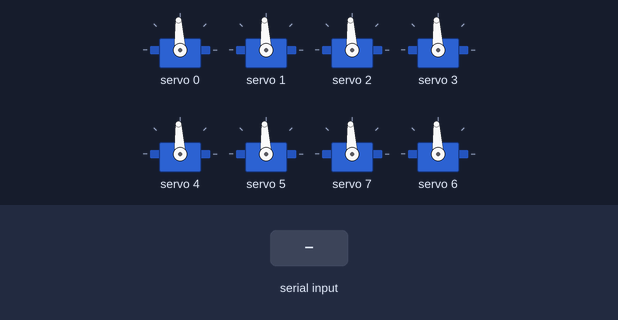
This sketch was run on a simulated Arduino Uno, built with avr-gcc and run on an emulated ATmega328P. Parts: 8 × servo. The inputs (shaded band) are chosen by the test bench.

Above: at 1.2 s.
1.3 s: "S7 120\n" received over Serial
At 2.5 s:
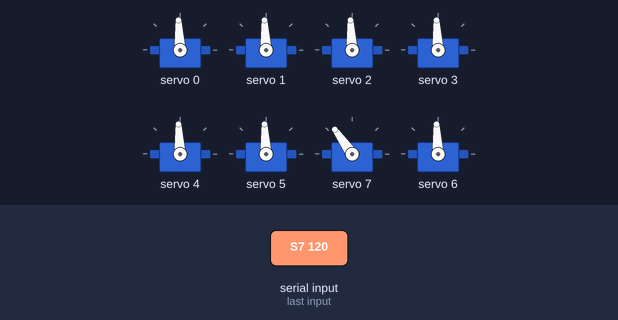
Timing chart, 0 to 4.3 s (numbered marks = the images above; inputs shaded):
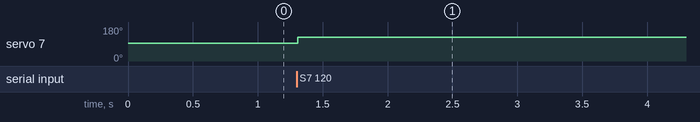

Measured:
- after the input at 1.3 s, servo 7: 93° → 125° at once

The sketch:

BrazoRobotico5.0_arduino_code.ino
```cpp
#include <Wire.h>
#include <Adafruit_PWMServoDriver.h>

Adafruit_PWMServoDriver pwm = Adafruit_PWMServoDriver();

// Constantes
const int TOTAL_SERVOS = 7;
const int MIN_SERVO_VALUE = 0;
const int MAX_SERVO_VALUE = 180;
const int MIN_SPEED_VALUE = 0;
const int MAX_SPEED_VALUE = 100;
const int NO_SMOOTH_THRESHOLD = 50;

// Mapeo de servos a canales del shield
const int servoChannels[TOTAL_SERVOS] = {0, 1, 2, 3, 4, 5, 7}; // Garra, Muñeca1, Muñeca2, BrazoSup, BrazoInf, Antebrazo, Base
const int LINKED_SERVO_CHANNEL = 6; // folgt Servo auf Channel 5 gleichlaufend

// Rangos de pulso para los servos (500-2500µs)
const int SERVO_MIN_PULSE = 500;
const int SERVO_MAX_PULSE = 2500;
const int PULSE_FREQ = 50;
const bool LINKED_SERVO_INVERT_DIRECTION = true;

// Variables de control
float currentPositions[TOTAL_SERVOS];
float targetPositions[TOTAL_SERVOS];
int currentSpeed = 50;
bool autoMode = false;
bool isMoving = false;
int receivedPositions = 0;
String inputBuffer = "";
bool inputComplete = false;
int lastPulseByChannel[16];

// Valores ajustables para control de velocidad
const float MAX_SMOOTH_FACTOR = 0.05;
const int MIN_DELAY = 10;
const int MAX_DELAY = 50;
const float THRESHOLD = 0.5;

int angleToPulse(float angle) {
  int pulse = map(round(angle), 0, 180, SERVO_MIN_PULSE, SERVO_MAX_PULSE);
  return map(pulse, 0, 20000, 0, 4096);
}

float getSmoothFactor() {
  // Si la velocidad es menor o igual a 50, no hay suavizado
  if (currentSpeed <= NO_SMOOTH_THRESHOLD) {
    return 1.0; // Factor que elimina el suavizado
  }
  // Para velocidades mayores a 50, el suavizado es proporcional a la velocidad
  // Cuanto menor sea la velocidad, más rápido será el suavizado
  float speedRatio = (currentSpeed - NO_SMOOTH_THRESHOLD) / (float)(MAX_SPEED_VALUE - NO_SMOOTH_THRESHOLD);
  float adjustedSmoothFactor = MAX_SMOOTH_FACTOR * (1 + (1 - speedRatio));
  return adjustedSmoothFactor;
}

int getMovementDelay() {
  return map(currentSpeed, 0, 100, MAX_DELAY, MIN_DELAY);
}

void setServoAngleIfChanged(int channel, float angle) {
  int pulse = angleToPulse(angle);
  if (lastPulseByChannel[channel] != pulse) {
    pwm.setPWM(channel, 0, pulse);
    lastPulseByChannel[channel] = pulse;
  }
}

float mapAngleForLinkedServo(float sourceAngle) {
  if (LINKED_SERVO_INVERT_DIRECTION) {
    return MAX_SERVO_VALUE - sourceAngle;
  }
  return sourceAngle;
}

void setLinkedServoFromSource(float sourceAngle) {
  float linkedAngle = constrain(mapAngleForLinkedServo(sourceAngle), MIN_SERVO_VALUE, MAX_SERVO_VALUE);
  setServoAngleIfChanged(LINKED_SERVO_CHANNEL, linkedAngle);
}

void setup() {
  Serial.begin(9600);
  inputBuffer.reserve(200);

  pwm.begin();
  pwm.setPWMFreq(PULSE_FREQ);
  Wire.setClock(400000);

  for (int i = 0; i < 16; i++) {
    lastPulseByChannel[i] = -1;
  }

  // Inicializar posiciones
  for (int i = 0; i < TOTAL_SERVOS; i++) {
    currentPositions[i] = 90;
    targetPositions[i] = 90;
    setServoAngleIfChanged(servoChannels[i], 90);
  }
  setLinkedServoFromSource(90);
}

void loop() {
  if (inputComplete) {
    processSerialCommand(inputBuffer);
    inputBuffer = "";
    inputComplete = false;
  }

  if (autoMode && isMoving) {
    bool allReached = true;
    float smoothFactor = getSmoothFactor();

    for (int i = 0; i < TOTAL_SERVOS; i++) {
      float diff = targetPositions[i] - currentPositions[i];

      if (abs(diff) > THRESHOLD) {
        allReached = false;

        if (currentSpeed <= NO_SMOOTH_THRESHOLD) {
          // Movimiento seco para velocidades <= 50
          float step = (diff > 0) ? min(diff, 1.0) : max(diff, -1.0);
          currentPositions[i] += step;
        } else {
          // Suavizado ajustado según la velocidad
          float step = diff * smoothFactor;
          float maxStep = 2.0 * (currentSpeed / 100.0);
          if (abs(step) > maxStep) {
            step = (step > 0) ? maxStep : -maxStep;
          }
          currentPositions[i] += step;
        }

        // Aseguramos que no nos pasemos del objetivo
        if ((diff > 0 && currentPositions[i] > targetPositions[i]) ||
            (diff < 0 && currentPositions[i] < targetPositions[i])) {
          currentPositions[i] = targetPositions[i];
        }

        if (i == 5) { // Servo del antebrazo -> Channel 6 folgt Channel 5 (ggf. invertiert)
          setLinkedServoFromSource(currentPositions[i]);
        }

        setServoAngleIfChanged(servoChannels[i], currentPositions[i]);
      }
    }

    if (allReached) {
      isMoving = false;
      Serial.println("DONE");
    }

    delay(getMovementDelay());
  }
}

void processSerialCommand(String command) {
  command.trim();

  // Erweiterung für UART-Bridge/Test-Demo:
  // Erlaubt alternative Form: "S7 120" zusätzlich zum bestehenden "7 120"
  if (command.startsWith("S") && command.length() > 1 && isDigit(command.charAt(1))) {
    command = command.substring(1);
  }

  if (command.startsWith("MODE")) {
    autoMode = command.substring(5).toInt() == 1;
    if (autoMode) {
      receivedPositions = 0;
      isMoving = false;
    }
    return;
  }

  if (command.startsWith("SPD")) {
    int speed = command.substring(4).toInt();
    if (speed >= MIN_SPEED_VALUE && speed <= MAX_SPEED_VALUE) {
      currentSpeed = speed;
    }
    return;
  }

  int spaceIndex = command.indexOf(' ');
  if (spaceIndex != -1) {
    int servoIndex = command.substring(0, spaceIndex).toInt() - 1;
    float position = command.substring(spaceIndex + 1).toFloat();

    if (servoIndex >= 0 && servoIndex < TOTAL_SERVOS &&
        position >= MIN_SERVO_VALUE && position <= MAX_SERVO_VALUE) {

      targetPositions[servoIndex] = position;

      if (!autoMode) {
        if (abs(position - currentPositions[servoIndex]) < THRESHOLD) {
          return;
        }
        currentPositions[servoIndex] = position;

        if (servoIndex == 5) {
          setLinkedServoFromSource(position);
        }

        setServoAngleIfChanged(servoChannels[servoIndex], position);
      } else {
        receivedPositions++;
        if (receivedPositions == TOTAL_SERVOS) {
          isMoving = true;
          receivedPositions = 0;
        }
      }
    }
  }
}

void serialEvent() {
  while (Serial.available()) {
    char inChar = (char)Serial.read();
    if (inChar == '\n') {
      inputComplete = true;
    } else {
      inputBuffer += inChar;
    }
  }
}
```
